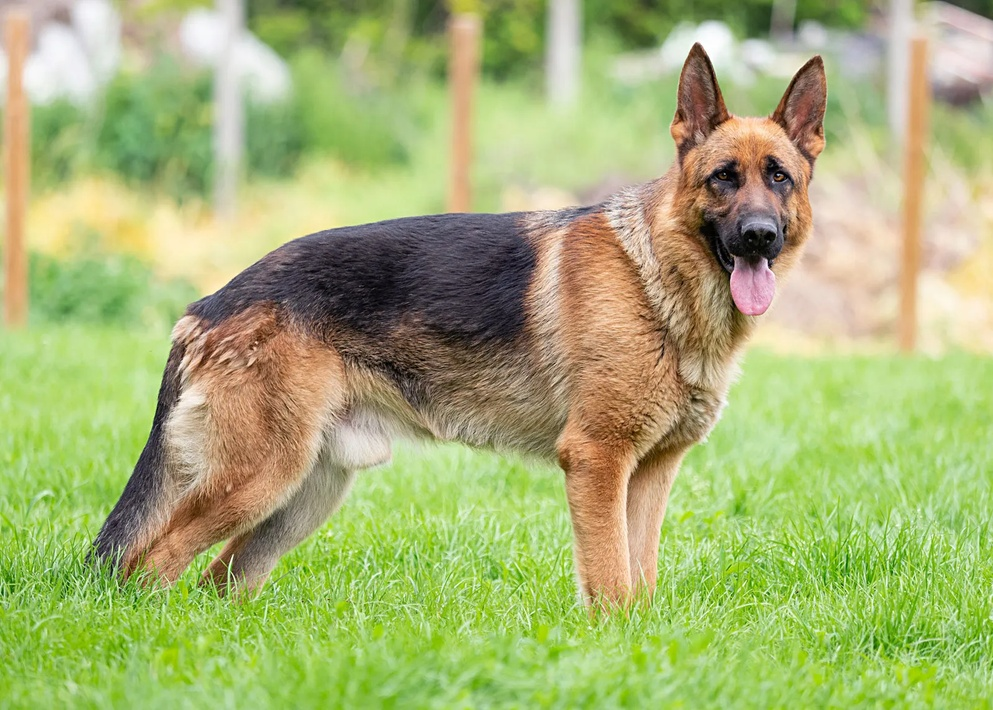
#> input picture Cartoonify Image using OpenCV/image.jpeg, 993 x 710 px, shrunk from 1600 x 1144 before the run
$ python Cartoonify.py
#> lines starting #> are read from the running program, lines starting #| are printed output that depends on the picture
import cv2
import numpy as np
import matplotlib.pyplot as plt


# Load image
def read_file(filename):
#> called with filename = 'image.jpeg'
    img = cv2.imread(filename)  # Load the image
#> img is the input picture: shape (710, 993, 3); mean B, G, R 115.6, 177.9, 166.6
    if img is None:  # Check if the image is loaded
        raise FileNotFoundError(f"Image file '{filename}' not found. Please check the path.")
    img = cv2.cvtColor(img, cv2.COLOR_BGR2RGB)  # Convert BGR to RGB
    return img


filename = "image.jpeg"
img = read_file(filename)  # Load the image

org_img = np.copy(img)  # Copy the original image for backup


# Create Edge Mask
def edge_mask(img, line_size, blur_value):
#> called with line_size = 7, blur_value = 7
    gray = cv2.cvtColor(img, cv2.COLOR_RGB2GRAY)
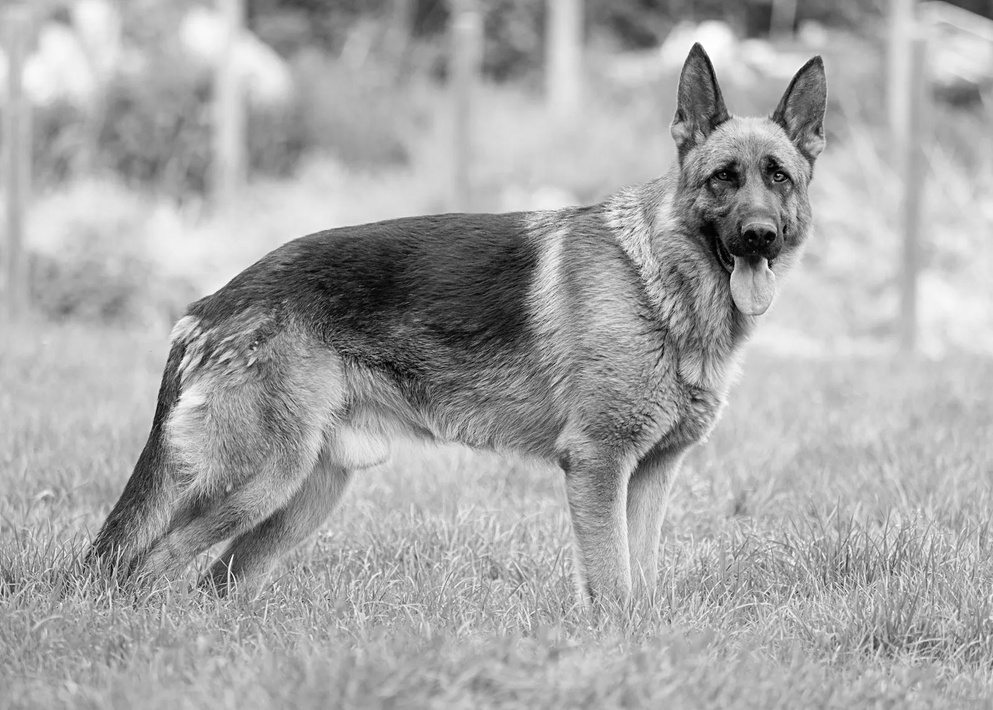
#> gray: shape (710, 993); min 0, max 255, mean 167.4
    gray_blur = cv2.medianBlur(gray, blur_value)
    edges = cv2.adaptiveThreshold(
        gray_blur,
        255,
        cv2.ADAPTIVE_THRESH_MEAN_C,
        cv2.THRESH_BINARY,
        line_size,
        blur_value,
    )
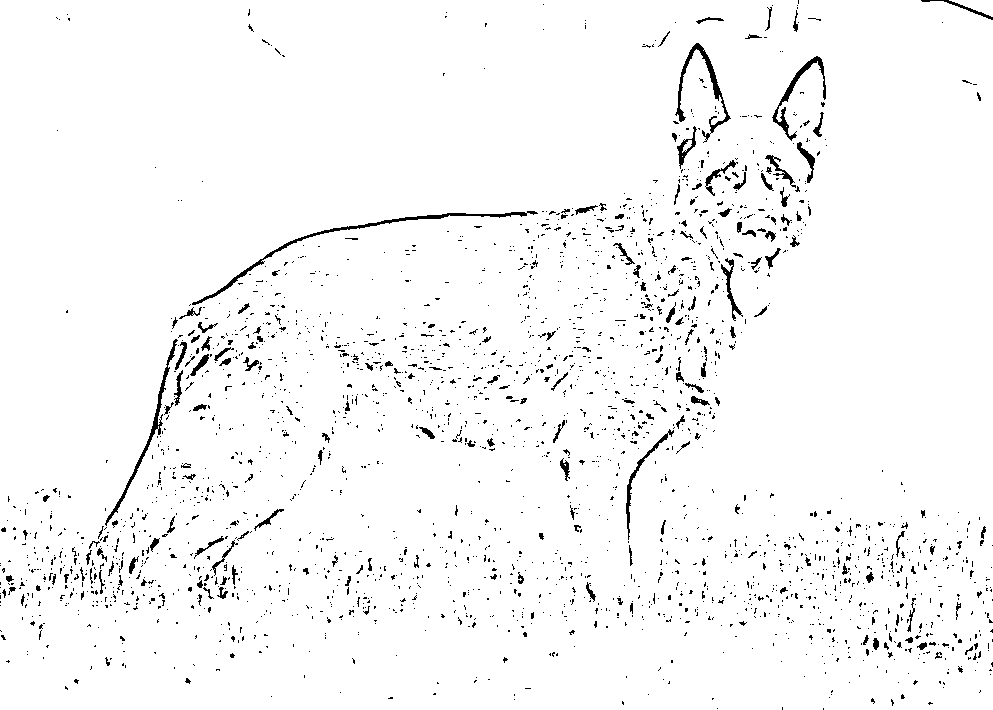
#> edges: shape (710, 993); 96.9% white; black in thin lines or dots
    return edges


line_size, blur_value = 7, 7
edges = edge_mask(img, line_size, blur_value)


# Reducing the color palette
def color_quantization(img, k):
    # Transforming the image
#> called with k = 9
    data = np.float32(img).reshape((-1, 3))

    # Determine criteria
    criteria = (cv2.TERM_CRITERIA_EPS + cv2.TERM_CRITERIA_MAX_ITER, 20, 0.001)

    # Implementing K-means
    _, label, center = cv2.kmeans(
        data, k, None, criteria, 10, cv2.KMEANS_RANDOM_CENTERS
    )
#> center = [[171.1, 134.1, 102.3], [187.8, 217.2, 143.5], [54.93, 47.3, 42.25], [108.9, 95.48, 69.04], [228.3, 220, 192.4], [159.8, 201.5, 102.4], [133.6, 186.2, 48], [208.2, 176.1, 139.6], [123.9, 155.8, 91.41]]
    center = np.uint8(center)
#> center = [[171, 134, 102], [187, 217, 143], [54, 47, 42], [108, 95, 69], [228, 220, 192], [159, 201, 102], [133, 186, 47], [208, 176, 139], [123, 155, 91]]

    result = center[label.flatten()]
    result = result.reshape(img.shape)
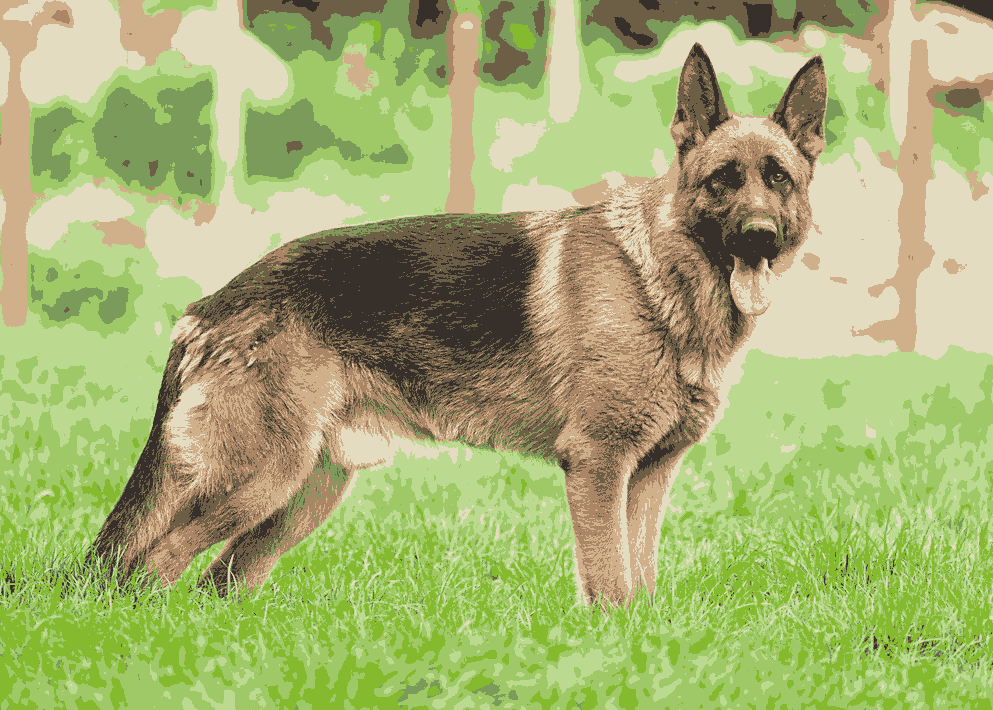
#> result: shape (710, 993, 3); mean R, G, B 166, 177.6, 115.2

    return result


k = 9
img_quant = color_quantization(img, k)

# Reduce noise in the quantized image
blurred = cv2.bilateralFilter(img_quant, d=9, sigmaColor=250, sigmaSpace=250)


# Combine Edge Mask with Quantized Image
def cartoonify(img, edges):
    # Ensure edges have three channels to match the image
    edges_colored = cv2.cvtColor(edges, cv2.COLOR_GRAY2RGB)
#> edges_colored: shape (710, 993, 3); 96.9% white; black in thin lines or dots
    # Combine edges with the blurred image
    cartoon = cv2.bitwise_and(img, edges_colored)
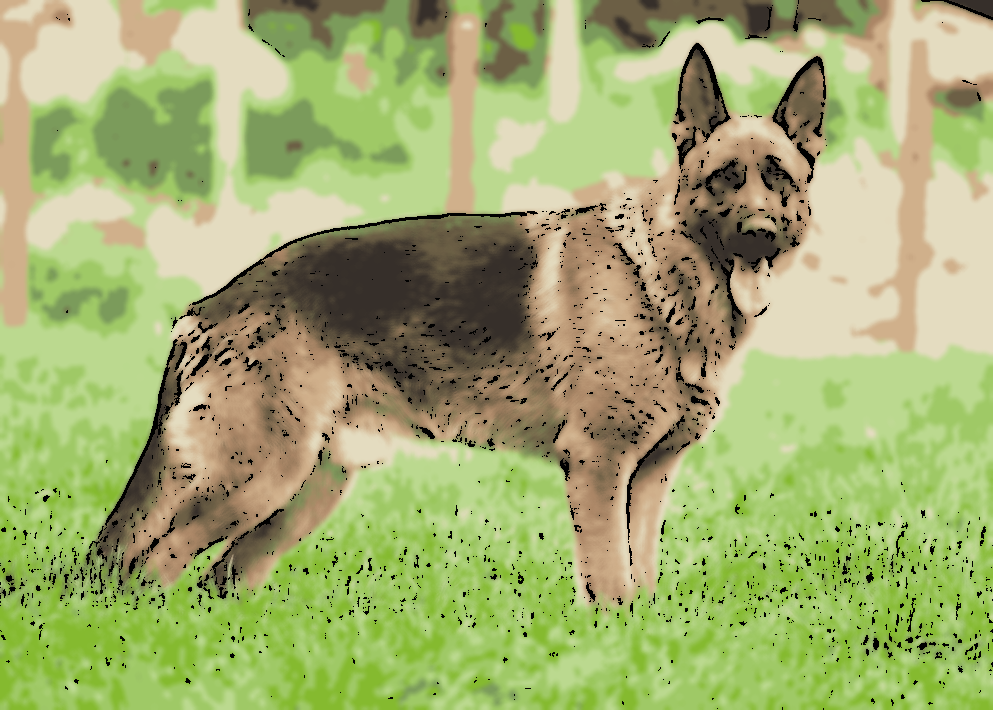
#> cartoon: shape (710, 993, 3); mean R, G, B 162.1, 173.7, 112.7
    return cartoon


cartoon = cartoonify(blurred, edges)

# Display results
plt.figure(figsize=(12, 6))

# Original image
plt.subplot(1, 2, 1)
plt.imshow(org_img)
plt.title("Original Image")
plt.axis("off")

# Cartoonified image
plt.subplot(1, 2, 2)
plt.imshow(cartoon)
plt.title("Cartoonify Image")
plt.axis("off")

plt.tight_layout()
plt.show()
